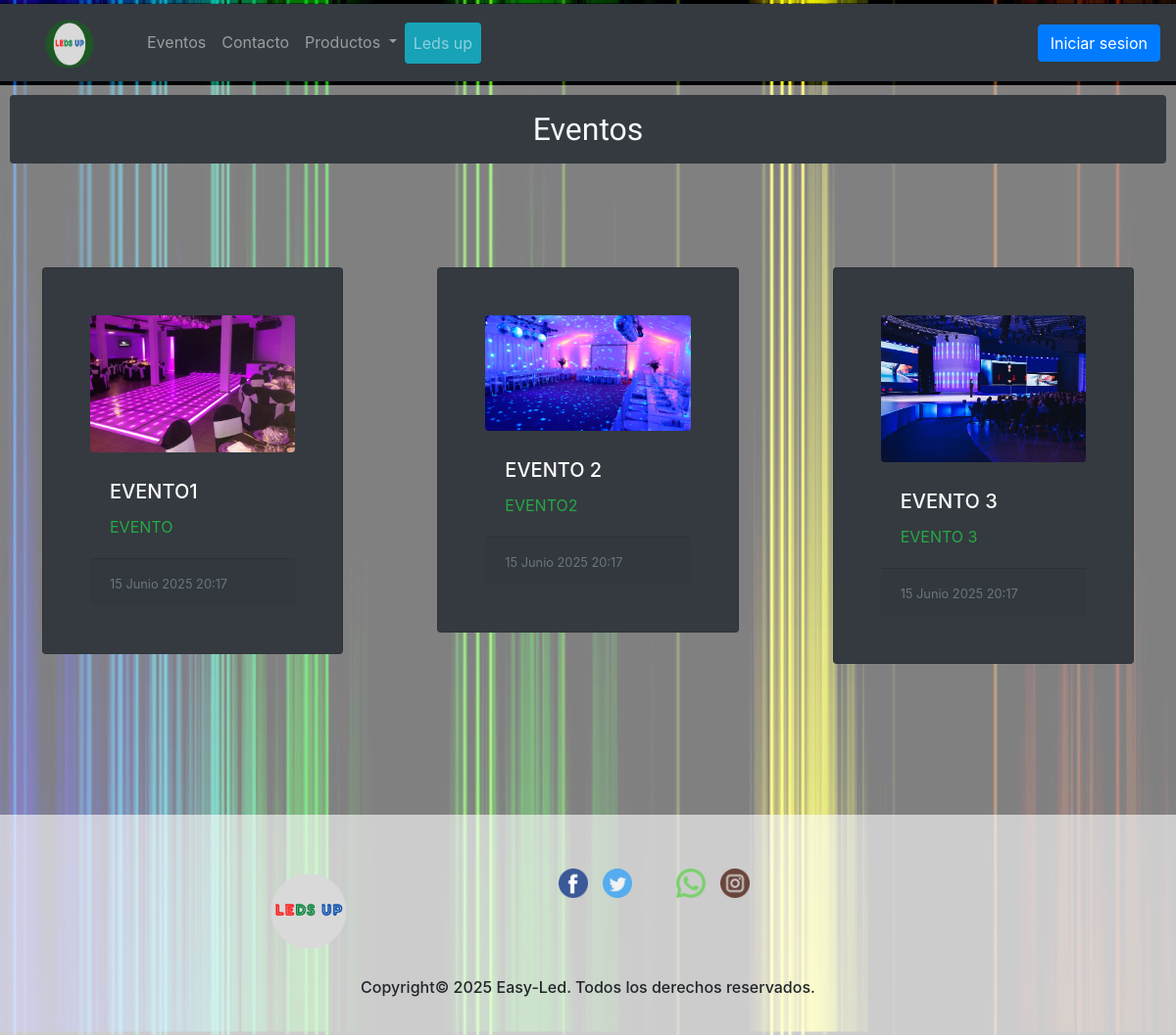
/eventos, run on the app's committed database.
### web/models.py (models this page shows, shortened)
class Evento(models.Model):
    nombre_evento = models.CharField(max_length=100)
    fecha_de_evento = models.DateTimeField('Fecha de Evento', default=timezone.now)
    pie_de_imagen = models.TextField()
    imagen = models.ImageField(upload_to=ruta_imagen_evento, null=False, blank=False)

### web/views.py (the view)
# urls.py: path("eventos", views.EventsPage.as_view(), name="events"),
class EventsPage(generic.ListView):
    template_name = 'web/eventos.html'
    context_object_name = 'events_list'
    def get_queryset(self):
        return Evento.objects.get_queryset()
    def get_context_data(self, **kwargs):
        context = super().get_context_data(**kwargs)
        context['listado_tipos_productos'] = TipoProducto.objects.get_queryset()
        context['listado_productos'] = Producto.objects.get_queryset()
        return context

### web/context_processors.py (called while the page is built)
def get_current_year_to_context(request):
    current_datetime = datetime.datetime.now()
    return {
        'current_year': current_datetime.year
    }

### web/templates/web/eventos.html
{% extends "web/base_generic.html" %}
{% block content %}
    <section>
        {% load static %}
        <h2 class="text-center shadow-lg p-3 mb-5 rounded bg-dark text-light bruno-ace-sc-regular">Eventos</h2>
        <div class="row row-cols-1 row-cols-md-5 g-4">
            {% for event in events_list %}
                <div class="col p-5 mb-5">
                    <div class="card shadow-lg p-5 mb-5 bg-dark rounded">
                        <a class="venobox" href="{{ event.imagen.url }}">
                            <img src="{{ event.imagen.url }}"
                                 class="figure-img img-fluid rounded" alt="img">
                        </a>
                        <div class="card-body">
                            <h5 class="card-title text-white">{{ event.nombre_evento }}</h5>
                            <p class="card-text text-success">{{ event.pie_de_imagen }}</p>
                        </div>
                        <div class="card-footer">
                            <small class="text-muted">{{ event.fecha_de_evento }}</small>
                        </div>
                    </div>
                </div>
            {% endfor %}
        </div>
    </section>
{% endblock %}

### web/static/web/css/style.css (style rules this page uses)
body { background-image: url('/static/web/imagenes/Fondo.jpg'); background-position: center center; background-repeat: repeat; background-attachment: fixed; background-color: black; }
section { padding: 10px; margin-left: auto; margin-right: auto; background-color: rgba(255, 255, 255, 0.5); }
.bruno-ace-sc-regular { font-family: "Bruno Ace SC", sans-serif; font-weight: 400; font-style: normal; }

### web/static/web/css/cartasMain.css (style rules this page uses)
.card { background-color: rgba(255, 255, 255, 0.2); padding: 20px; margin: 10px 0px; }

### data on the page
Evento: imagen (picture), nombre_evento "EVENTO1", pie_de_imagen "EVENTO", fecha_de_evento "15 Junio 2025 20:17"
Evento: imagen (picture), nombre_evento "EVENTO 2", pie_de_imagen "EVENTO2", fecha_de_evento "15 Junio 2025 20:17"
Evento: imagen (picture), nombre_evento "EVENTO 3", pie_de_imagen "EVENTO 3", fecha_de_evento "15 Junio 2025 20:17"
